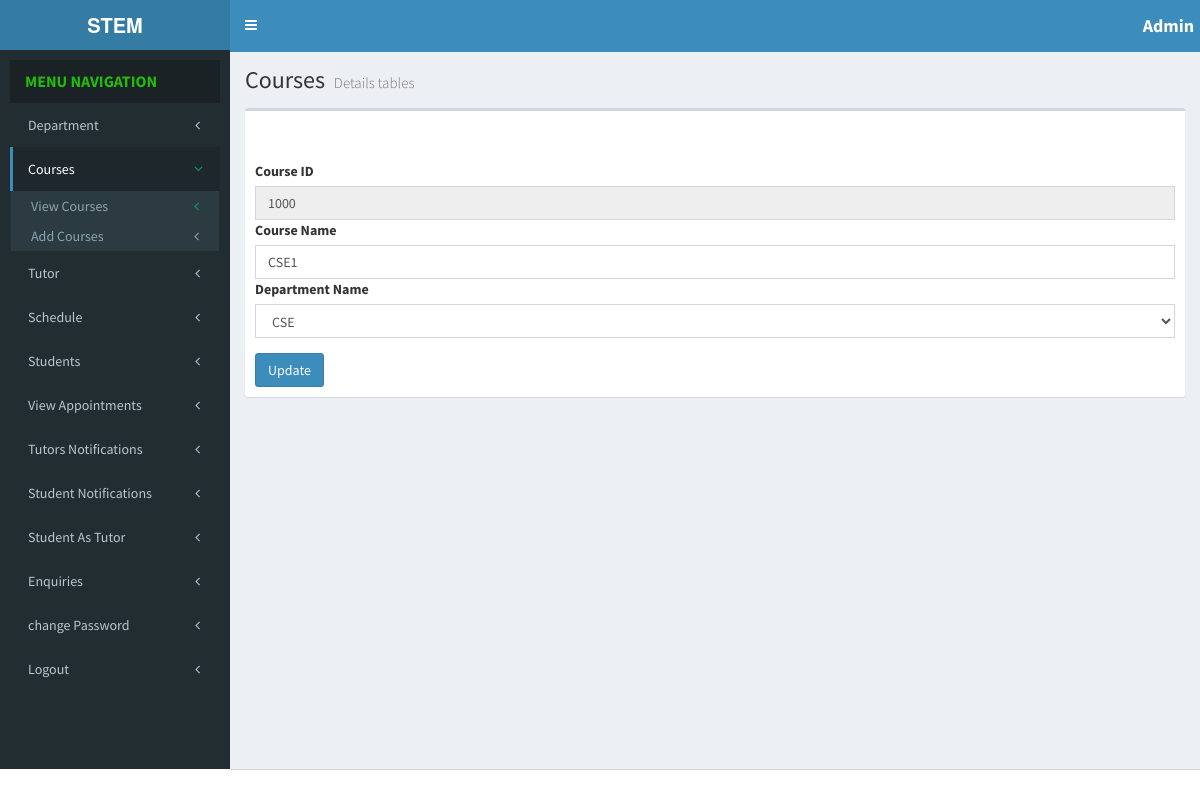
Screenshot of /STEM/admin/edit_subject.php?subject_id=1 (signed in) with the database file from the repository.
### tables this page shows
CREATE TABLE IF NOT EXISTS `subject` (
  `subject_id` int(11) NOT NULL AUTO_INCREMENT,
  `subject_name` varchar(50) DEFAULT NULL,
  `course_id` varchar(50) DEFAULT NULL,
  `dept_id` varchar(50) DEFAULT NULL,
  PRIMARY KEY (`subject_id`),
  UNIQUE KEY `subject_name` (`subject_name`,`course_id`)
);

CREATE TABLE IF NOT EXISTS `departments` (
  `id` int(11) NOT NULL AUTO_INCREMENT,
  `dept_name` varchar(100) DEFAULT NULL,
  `dept_id` varchar(50) DEFAULT NULL,
  PRIMARY KEY (`id`),
  UNIQUE KEY `dept_name` (`dept_name`),
  UNIQUE KEY `dept_id` (`dept_id`)
);

### STEM/admin/edit_subject.php (the view, shortened to what this page needs)
<!DOCTYPE html>
<html>
<head>
<link href="./bootstrap/css/bootstrap.min.css" rel="stylesheet" type="text/css" />
<link href="https://maxcdn.bootstrapcdn.com/font-awesome/4.3.0/css/font-awesome.min.css" rel="stylesheet" type="text/css" />
<link href="https://code.ionicframework.com/ionicons/2.0.1/css/ionicons.min.css" rel="stylesheet" type="text/css" />
<link href="./dist/css/AdminLTE.min.css" rel="stylesheet" type="text/css" />
<link href="./dist/css/skins/_all-skins.min.css" rel="stylesheet" type="text/css" /></head>
<body class="skin-blue sidebar-mini">
<div class="wrapper">
<header class="main-header">
<a href="#" class="logo"><span class="logo-mini"><b>Admin</b></span><span class="logo-lg"><b>STEM</b></span> </a>
<nav class="navbar navbar-static-top" role="navigation">
<a href="#" class="sidebar-toggle" data-toggle="offcanvas" role="button">
</a>
<div class="navbar-custom-menu">
<ul class="nav navbar-nav">
<li class="dropdown user user-menu">
<h4 style="color: white; padding: 6px;"><span class="logo-lg"><b>Admin</b></span> </h4>
</li>
</ul>
</div>
</nav>
</header>
<aside class="main-sidebar">
<section class="sidebar">
<div class="user-panel">
<ul class="sidebar-menu">
<li class="header">MENU NAVIGATION</li>
<li class="treeview">
<a href="#"><span>Department</span>
<i class="fa fa-angle-left pull-right"></i>
</a>
</li>
<li class="treeview active">
 <a href="#">
<span>Courses </span>
<i class="fa fa-angle-left pull-right text-green"></i>
</a>
<ul class="treeview-menu">
<li><a href="view_subject.php">
<span>View Courses</span>
<i class="fa fa-angle-left pull-right text-green"></i>
 </a>
 </li>
<li>
<a href="add_subjects_form.php">
<span>Add Courses</span>
<i class="fa fa-angle-left pull-right"></i>
</a>
</li>
</ul>
</li>
<li class="treeview">
  <a href="#">
<span>Tutor</span><i class="fa fa-angle-left pull-right"></i>
  </a>
  </li>
  <li class="treeview">
  <a href="#">
<span>Schedule</span><i class="fa fa-angle-left pull-right"></i>
  </a>
  </li>
<li class="treeview">
<a href="#">
<span>Students</span>
<i class="fa fa-angle-left pull-right"></i>
</a>
</li>
<li class="treeview">
<a href="appointments.php">
<span>View Appointments</span>
<i class="fa fa-angle-left pull-right"></i>
</a>
</li>
<li class="treeview">
<a href="tutor_Notifications.php">
<span>Tutors Notifications</span>
<i class="fa fa-angle-left pull-right"></i>
</a>
</li>
<li class="treeview">
  <a href="#">
<span>Student Notifications</span><i class="fa fa-angle-left pull-right"></i>
  </a>
  </li>
<li class="treeview">
<a href="std_become_tutor.php">
<span>Student As Tutor</span>
<i class="fa fa-angle-left pull-right"></i>
</a>
</li>
<li class="treeview">
<a href="enquiries.php">
<span>Enquiries</span>
<i class="fa fa-angle-left pull-right"></i>
</a>
</li>
<li class="treeview">
<a href="changepass.php?action=admin">
<span>change Password</span>
<i class="fa fa-angle-left pull-right"></i>
</a>
</li>
<li class="treeview">
<a href="logout.php">
<span>Logout</span>
<i class="fa fa-angle-left pull-right"></i>
</a>
</li>
</ul>
</section>
</aside>
<div class="content-wrapper">
<section class="content-header">
<h1></i>
Courses
<small>Details tables</small>
</h1>
<ol class="breadcrumb">
</ol>
</section>
<section class="content">
<div class="row">
<div class="col-xs-12">
<div class="box">
<div class="box-header">
</div>
<form role="form" action="subjectOperation.php" method="post" enctype="multipart/form-data">
<div class="box-body">
<?php
$subject_id=$_REQUEST['subject_id'];
$eventquery="select * from subject s, departments d where s.dept_id=d.dept_id and s.subject_id=$subject_id";
$eventresults=mysql_query($eventquery);
$proarray=array();
while($eventres=mysql_fetch_assoc($eventresults)) {
$proarray[] = $eventres;
}
if(!empty($proarray)){
foreach ($proarray as $proarr) {
?>
<div class="form-group">
<label>Course ID</label>
<input type="text" class="form-control" name="course_id" value="<?=$proarr['course_id'];?>"readonly required/>
<label>Course Name</label>
<input type="text" class="form-control" name="subject_name" value="<?=strtoupper($proarr['subject_name']);?>" required/>
<label>Department Name</label>
<select class="form-control" name="dept_id">
<option value="<?=$proarr['dept_id'];?>"><?=strtoupper($proarr['dept_name']);?></option>
</select>
<?php
}
}
?>
</div>
<button type="submit" name="action" value="update_subject" class="btn btn-primary">Update</button>
</div>
</div>
</div>
</div>
</section>
</div>
</div>
<footer class="main-footer">
</footer>
</body>
</html>

### rows the page displays
subject: course_id "1000", subject_name "CSE1", dept_id "CSE"
